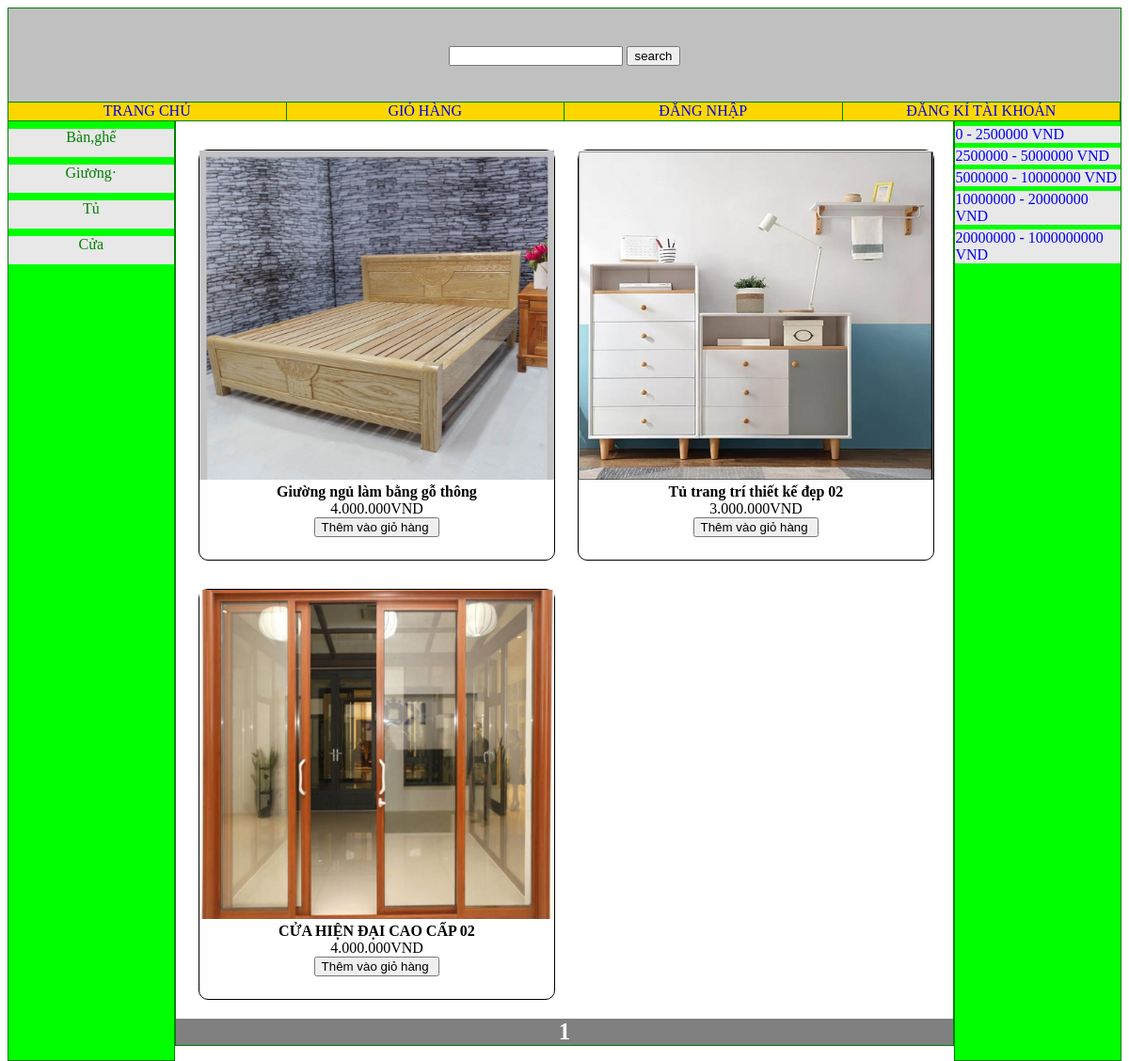
The page /website/index.php?option=showproduct&from=2500000&to=5000000 on the database its author committed.
### tables this page shows
CREATE TABLE `brands` (
  `id` int(11) NOT NULL,
  `brandname` varchar(30) NOT NULL,
  `brandstatus` tinyint(1) NOT NULL DEFAULT 0
);

CREATE TABLE `products` (
  `id` int(11) NOT NULL,
  `brandid` int(11) NOT NULL,
  `productName` varchar(50) NOT NULL,
  `productImage` varchar(50) NOT NULL,
  `productPrice` int(11) NOT NULL,
  `productDescription` text NOT NULL,
  `productView` int(11) NOT NULL,
  `productStatus` tinyint(1) NOT NULL DEFAULT 0
);

CREATE TABLE `prices` (
  `id` int(11) NOT NULL,
  `priceFrom` int(11) NOT NULL,
  `priceTo` int(11) NOT NULL,
  `priceStatus` tinyint(1) NOT NULL DEFAULT 0
);

### website/views/layout/right.php (the view)
<?php
$query = "select*from prices where priceStatus=1";
$result = $con->query($query);
?>
<nav class ="menu-right">
    <?php foreach($result as $item):?>
        <a href="?option=showproduct&from=<?=$item['priceFrom']?>&to=<?=$item['priceTo']?>"><?=$item['priceFrom'].' - '.$item['priceTo']?> VND</a>
    <?php endforeach;?>
</nav>

### website/views/layout/left.php
<?php
$query = "select*from brands where brandstatus=1";
$result = $con->query($query);
?>
<nav class="menu-left">
	<?php foreach($result as $item):?>
	<a href="?option=showproduct&brandid=<?=$item['id']?>"><?=$item['brandname']?></a>
	<?php endforeach;?>
</nav>

### website/views/showproduct.php (shortened to what this page needs)
<?php
$option='home';
$query = "select*from products where productStatus=1";
if(isset($_GET['brandid'])):
    $query .= " and brandid=".$_GET['brandid'];
    $option='showproduct&brandid= '.$_GET['brandid'] ;
elseif(isset($_POST['keyword'])):
    $query .=" and productName like '%".$_POST['keyword']."%'";
    $option='showproduct&key= '.$_POST['keyword'] ;
elseif(isset($_GET['from'])):
    $from = $_GET['from'];
    $to = $_GET['to'];
    $query .= " and productPrice>=$from and productPrice<$to";
    $option="showproduct&from=".$_GET['from'];
    $option .="&to=".$_GET['to'];
endif;
$page=1;
$productsperpage =4;
$from =($page-1)*$productsperpage;
$totalProducts = $con->query($query);
$totalPages= ceil(mysqli_num_rows($totalProducts)/$productsperpage);
$query .=" limit $from ,$productsperpage";
$result = $con->query($query);
?>
<section >
    <?php foreach($result as $item):?>
        <section class="product">
            <section> <a href="?option=productdetail&id=<?=$item['id']?>"><img src="imagess/<?=$item['productImage']?>" width="100%" height="350px"></a></section>
            <section> <b><?=$item['productName']?></b></section>
            <section><?=number_format($item['productPrice'],0,',','.')?>VND</section>
            <section><input type="button" value="Thêm vào giỏ hàng " onclick="location='?option=cart&action=add&id=<?=$item['id']?>';"></section>
        </section>
        <?php endforeach;?>
</section>
<section class="pages">
    <?php for($i=1; $i<=$totalPages; $i++):?>
        <a class="<?=(empty($_GET['page'])&&$i==1)||(isset($_GET['page'])&&$_GET['page']==$i)?'highlight':''?>" href="?option=<?=$option?>&page=<?=$i?>"><?=$i?></a>
    <?php endfor;?>
</section>

### website/css/style.css (style rules this page uses)
.highlight { color: white;font-size: 25px;font-weight: bold; }
.pages { width: 100%;float: left;background: grey;text-align: center;margin-top: 20px; }
.pages a { text-decoration: none; }
.product { border: black thin solid;width: 45.5%;height: 435px;float: left;text-align: center;margin-left: 3%;margin-top: 30px;border-radius: 10px; }
.menu-left>a { float: left;width: 100%;margin-top: 8px;background:#E8E8E8;text-decoration: none;height: 30PX;text-align: center; color: green; }
.menu-right>a { float: left; width: 100%;margin-top:5px;background:#E8E8E8; }
.menu-right>a { text-decoration: none; }

### rows shown on the page
brands: brandname "Bàn,ghế"
brands: brandname "Giương·"
brands: brandname "Tủ"
brands: brandname "Cửa"
products: productImage (picture), productName "Giường ngủ làm bằng gỗ thông", productPrice "4.000.000"
products: productImage (picture), productName "Tủ trang trí thiết kế đẹp 02", productPrice "3.000.000"
products: productImage (picture), productName "CỬA HIỆN ĐẠI CAO CẤP 02", productPrice "4.000.000"
prices: priceFrom "0", priceTo "2500000"
prices: priceFrom "2500000", priceTo "5000000"
prices: priceFrom "5000000", priceTo "10000000"
prices: priceFrom "10000000", priceTo "20000000"
prices: priceFrom "20000000", priceTo "1000000000"
